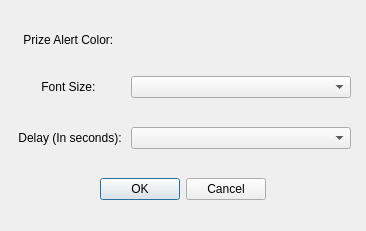
<?xml version="1.0" encoding="UTF-8"?>
<ui version="4.0">
 <class>MainWindow</class>
 <widget class="QMainWindow" name="MainWindow">
  <property name="geometry">
   <rect>
    <x>0</x>
    <y>0</y>
    <width>366</width>
    <height>231</height>
   </rect>
  </property>
  <property name="maximumSize">
   <size>
    <width>366</width>
    <height>231</height>
   </size>
  </property>
  <property name="windowTitle">
   <string>Edit Prize Alert</string>
  </property>
  <property name="windowIcon">
   <iconset>
    <normaloff>../images/Icon.jpg</normaloff>../images/Icon.jpg</iconset>
  </property>
  <widget class="QWidget" name="centralwidget">
   <layout class="QGridLayout" name="gridLayout" columnstretch="1,2,0">
    <property name="leftMargin">
     <number>15</number>
    </property>
    <property name="topMargin">
     <number>6</number>
    </property>
    <property name="rightMargin">
     <number>15</number>
    </property>
    <property name="bottomMargin">
     <number>0</number>
    </property>
    <property name="verticalSpacing">
     <number>2</number>
    </property>
    <item row="1" column="0">
     <widget class="QLabel" name="label_2">
      <property name="text">
       <string>Font Size: </string>
      </property>
      <property name="alignment">
       <set>Qt::AlignCenter</set>
      </property>
     </widget>
    </item>
    <item row="2" column="0">
     <widget class="QLabel" name="label_3">
      <property name="text">
       <string>Delay (In seconds):</string>
      </property>
      <property name="alignment">
       <set>Qt::AlignCenter</set>
      </property>
     </widget>
    </item>
    <item row="0" column="0">
     <widget class="QLabel" name="label">
      <property name="text">
       <string>Prize Alert Color: </string>
      </property>
      <property name="alignment">
       <set>Qt::AlignCenter</set>
      </property>
     </widget>
    </item>
    <item row="1" column="1">
     <widget class="QComboBox" name="font_size_combo"/>
    </item>
    <item row="2" column="1">
     <widget class="QComboBox" name="delay_combo"/>
    </item>
    <item row="0" column="1">
     <widget class="ClickableLabel" name="prize_alert_color_label">
      <property name="sizePolicy">
       <sizepolicy hsizetype="Preferred" vsizetype="Fixed">
        <horstretch>0</horstretch>
        <verstretch>0</verstretch>
       </sizepolicy>
      </property>
      <property name="text">
       <string/>
      </property>
     </widget>
    </item>
    <item row="3" column="0" colspan="2">
     <widget class="QDialogButtonBox" name="button_box">
      <property name="standardButtons">
       <set>QDialogButtonBox::Cancel|QDialogButtonBox::Ok</set>
      </property>
      <property name="centerButtons">
       <bool>true</bool>
      </property>
     </widget>
    </item>
   </layout>
  </widget>
 </widget>
 <customwidgets>
  <customwidget>
   <class>ClickableLabel</class>
   <extends>QLabel</extends>
   <header>Ui.custom_widgets</header>
  </customwidget>
 </customwidgets>
 <resources/>
 <connections/>
</ui>
